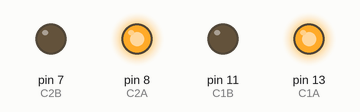
Simulated run of this sketch. Board: Arduino Uno, built with avr-gcc and run on an emulated ATmega328P. On the bench: output pins drawn as LEDs (lit = HIGH).

Above: at 1.0 s.
At 3.0 s:
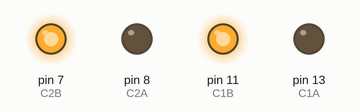
At 6.0 s:
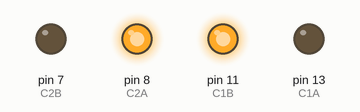
Timing chart, 0 to 10.4 s (numbered marks = the images above):
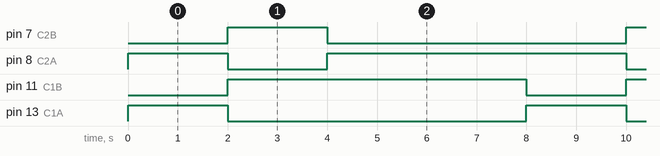

Measured:
- by itself, pin 7 (C2B), pin 13 (C1A): alternates HIGH for 2.0 s and LOW for 6.0 s
- by itself, pin 8 (C2A): repeats every 8.0 s: LOW 2.0 s, HIGH 6.0 s
- by itself, pin 11 (C1B): alternates HIGH for 6.0 s and LOW for 2.0 s

The sketch:

MOTOR.ino
```cpp
#define C1A 13
#define C1B 11
#define C2A 8
#define C2B 7
void setup() {
  pinMode(C1A,OUTPUT);
  pinMode(C1B,OUTPUT);
  pinMode(C2A,OUTPUT);
  pinMode(C2B,OUTPUT);
}
void loop()
{
//forward
digitalWrite(C1A, HIGH);
digitalWrite(C1B, LOW);
digitalWrite(C2A, HIGH);
digitalWrite(C2B, LOW);
delay(2000);
//backward
digitalWrite(C1A, LOW);
digitalWrite(C1B, HIGH);
digitalWrite(C2A, LOW);
digitalWrite(C2B, HIGH);
delay(2000);
 //Turn Left
digitalWrite(C1A, LOW);
digitalWrite(C1B, HIGH);
digitalWrite(C2A, HIGH);
digitalWrite(C2B, LOW);
delay(2000);
//Turn Right
digitalWrite(C1A, LOW);
digitalWrite(C1B, HIGH);
digitalWrite(C2A, HIGH);
digitalWrite(C2B, LOW);
delay(2000);

}
```
